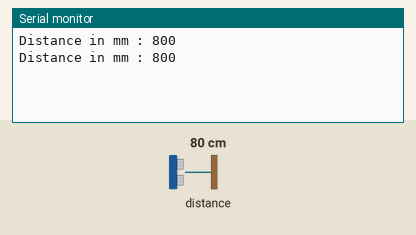
The sketch below on a simulated Arduino Uno, built with avr-gcc and run on an emulated ATmega328P. Parts: the last lines printed to the serial monitor. Inputs (shaded band) come from the test bench; at power-on: distance to the obstacle 80 cm.

Above: at 1.8 s.
1.9 s: distance to the obstacle set to 250 cm
At 2.6 s:
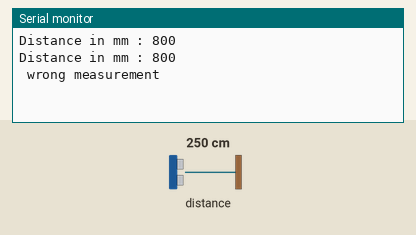
4.6 s: distance to the obstacle set to 2 cm
At 6.0 s:
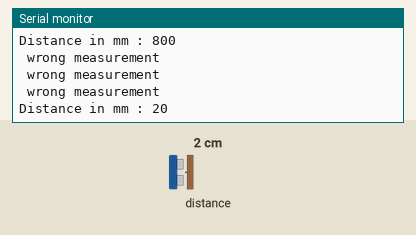

Measured:
- after the input at 1.9 s, the serial monitor: prints a new line after 0.20 s (image 1)
- after the input at 4.6 s, the serial monitor: prints a new line after 0.60 s (image 2)

The sketch:

VL53L0X.ino
```cpp
#include "Adafruit_VL53L0X.h"

Adafruit_VL53L0X capteur = Adafruit_VL53L0X();
VL53L0X_RangingMeasurementData_t mesure;

void setup() {
  Serial.begin(9600);

  // sensor initializationr
  if (!capteur.begin()) {
    Serial.println(F("Failed to connect to VL53L0X sensor"));
    while (1);
  }
}

void loop() {
  capteur.rangingTest(&mesure, false); // 'true' debugging info
// Range Status = 4 means the measurement is wrong
  if (mesure.RangeStatus != 4) {
    Serial.print("Distance in mm : ");
    Serial.println(mesure.RangeMilliMeter);
  }
  else {
    Serial.println(" wrong measurement  ");
  }
  delay(1000);
}
```
